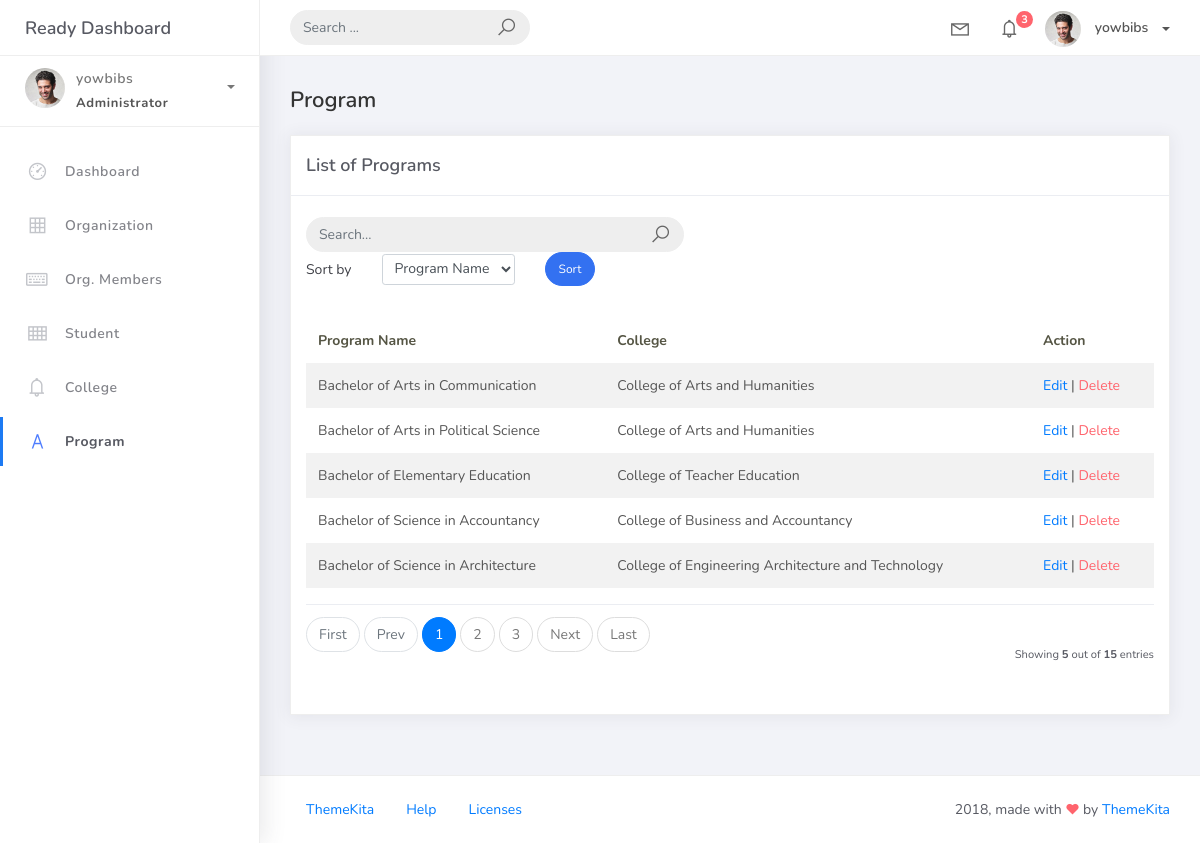
The page /program_list (signed in) on the database its author committed.
### studentorg/models.py (models this page shows, shortened)
class BaseModel(models.Model):
    created_at = models.DateTimeField(auto_now_add=True, db_index=True)
    updated_at = models.DateTimeField(auto_now=True)
    class Meta:
        abstract = True

class Program(BaseModel):
    prog_name = models.CharField(max_length=150)
    college = models.ForeignKey(College, on_delete=models.CASCADE)

class College(BaseModel):
    college_name = models.CharField(max_length=150)
    def __str__(self):
        return self.college_name

### studentorg/views.py (the view)
# urls.py: path('program_list', views.ProgramListView.as_view(), name='program-list'),
class ProgramListView(LoginRequiredMixin, ListView):
    model = Program
    template_name = 'program_list.html'
    paginate_by = 5
    def get_queryset(self):
        qs = super().get_queryset()
        query = self.request.GET.get('q')
        if query:
            qs = qs.filter(
                Q(prog_name__icontains=query) |
                Q(college__college_name__icontains=query)
            )
        return qs.order_by(self.get_ordering())
    def get_ordering(self):
        allowed = ["prog_name", "college__college_name"]
        sort_by = self.request.GET.get("sort_by")
        if sort_by in allowed:
            return sort_by
        return "prog_name"

### templates/studentorg/program_list.html (shortened to what this page needs)
{% extends 'base.html' %}
{% load static %}
{% block content %}
<div class="content">
    <div class="container-fluid">
        <h4 class="page-title">Program</h4>
        <div class="row">
            <div class="col-md-12">
                <div class="card">
                    <div class="card-header">
                        <div class="card-title">List of Programs</div>
                    </div>
                    <br>
                    <div class="col-md-12 row">
                        <div class="col-md-6">
                            <form class="navbar-left navbar-form nav-search mr-md-3" method="get">
                                <div class="input-group">
                                    <input type="text" name="q" placeholder="Search..." class="form-control" value="{{ request.GET.q }}">
                                    <div class="input-group-append">
                                        <span class="input-group-text">
                                            <i class="la la-search search-icon"></i>
                                        </span>
                                    </div>
                                </div>
                            </form>
                        </div>
                        <div class="col-md-12">
                            <form method="get" class="row g-2 align-items-center">
                                <div class="col-auto">
                                    <label for="smallSelect" class="col-form-label">Sort by</label>
                                </div>
                                <div class="col-auto">
                                    <select class="form-control form-control-sm" id="smallSelect" name="sort_by">
                                        <option value="prog_name" {% if request.GET.sort_by == 'prog_name' %}selected{% endif %}>Program Name</option>
                                    </select>
                                </div>
                                <div class="col-auto">
                                    <button type="submit" class="btn btn-primary btn-sm btn-rounded">Sort</button>
                                </div>
                            </form>
                        </div>
                    </div>
                    <div class="card-body">
                        <table class="table table-striped mt-3">
                            <thead>
                                <tr>
                                    <th>Program Name</th>
                                    <th>College</th>
                                    <th>Action</th>
                                </tr>
                            </thead>
                            <tbody>
                                {% for object in object_list %}
                                <tr>
                                    <td>{{ object.prog_name }}</td>
                                    <td>{{ object.college }}</td>
                                    <td>
                                        <a href="program_list/{{ object.id }}">Edit</a> |
                                        <a href="program_list/{{ object.id }}/delete" class="text-danger">Delete</a>
                                    </td>
                                </tr>
                                {% empty %}
                                <tr>
                                    <td colspan="3" style="text-align:center;">
                                        No Records Found
                                    </td>
                                </tr>
                                {% endfor %}
                            </tbody>
                        </table>
                        {% include 'includes/pagination.html' %}
                    </div>
                </div>
            </div>
        </div>
    </div>
</div>
{% endblock %}

### templates/base.html (shortened to what this page needs)
{% load static %}
<!DOCTYPE html>
<html>
<head>
	<link rel="stylesheet" href="{% static 'css/bootstrap.min.css' %}">
	<link rel="stylesheet" href="{% static 'css/ready.css' %}">
	<link rel="stylesheet" href="{% static 'css/demo.css' %}">
</head>
<body>
	<div class="wrapper">
		<div class="main-header">
			<div class="logo-header">
				<a href="index.html" class="logo">
					Ready Dashboard
				</a>
			</div>
			<nav class="navbar navbar-header navbar-expand-lg">
				<div class="container-fluid">
					<form class="navbar-left navbar-form nav-search mr-md-3" action="">
						<div class="input-group">
							<input type="text" placeholder="Search ..." class="form-control">
							<div class="input-group-append">
								<span class="input-group-text">
									<i class="la la-search search-icon"></i>
								</span>
							</div>
						</div>
					</form>
					<ul class="navbar-nav topbar-nav ml-md-auto align-items-center">
						<li class="nav-item dropdown hidden-caret">
							<a class="nav-link dropdown-toggle" href="#" id="navbarDropdown" role="button" data-toggle="dropdown" aria-haspopup="true" aria-expanded="false">
								<i class="la la-envelope"></i>
							</a>
						</li>
						<li class="nav-item dropdown hidden-caret">
							<a class="nav-link dropdown-toggle" href="#" id="navbarDropdown" role="button" data-toggle="dropdown" aria-haspopup="true" aria-expanded="false">
								<i class="la la-bell"></i>
								<span class="notification">3</span>
							</a>
						</li>
						<li class="nav-item dropdown">
							<a class="dropdown-toggle profile-pic" data-toggle="dropdown" href="#" aria-expanded="false"> <img src="{% static 'img/profile.jpg' %}" alt="user-img" width="36" class="img-circle"> <span>{{ request.user.username }}</span></span> </a>
							</li>
						</ul>
					</div>
				</nav>
			</div>
			<div class="sidebar">
				<div class="scrollbar-inner sidebar-wrapper">
					<div class="user">
						<div class="photo">
							<img src="{% static 'img/profile.jpg' %}">
						</div>
						<div class="info">
							<a class="" data-toggle="collapse" href="#collapseExample" aria-expanded="true">
								<span>
									{{ request.user.username }}
									<span class="user-level">Administrator</span>
									<span class="caret"></span>
								</span>
							</a>
						</div>
					</div>
					<ul class="nav">
						<li class="nav-item">
							<a href="{% url 'home' %}">
								<i class="la la-dashboard"></i>
								<p>Dashboard</p>
							</a>
						</li>
						<li class="nav-item">
							<a href="{% url 'organization-list' %}">
								<i class="la la-table"></i>
								<p>Organization</p>
							</a>
						</li>
						<li class="nav-item">
							<a href="{% url 'orgmember-list' %}">
								<i class="la la-keyboard-o"></i>
								<p>Org. Members</p>
							</a>
						</li>
						<li class="nav-item">
							<a href="{% url 'student-list' %}">
								<i class="la la-th"></i>
								<p>Student</p>
							</a>
						</li>
						<li class="nav-item">
							<a href="{% url 'college-list' %}">
								<i class="la la-bell"></i>
								<p>College</p>
							</a>
						</li>
						<li class="nav-item active">
								<a href="{% url 'program-list' %}">
								<i class="la la-font"></i>
								<p>Program</p>
							</a>
						</li>
					</ul>
				</div>
			</div>
			<div class="main-panel">
				{% block content %}
                {% endblock %}
				<footer class="footer">
					<div class="container-fluid">
						<nav class="pull-left">
							<ul class="nav">
								<li class="nav-item">
									<a class="nav-link" href="http://www.themekita.com">
										ThemeKita
									</a>
								</li>
								<li class="nav-item">
									<a class="nav-link" href="#">
										Help
									</a>
								</li>
								<li class="nav-item">
									<a class="nav-link" href="https://themewagon.com/license/#free-item">
										Licenses
									</a>
								</li>
							</ul>
						</nav>
						<div class="copyright ml-auto">
							2018, made with <i class="la la-heart heart text-danger"></i> by <a href="http://www.themekita.com">ThemeKita</a>
						</div>
					</div>
				</footer>
			</div>
		</div>
</body>
</html>

### rows shown on the page
Program: prog_name "Bachelor of Arts in Communication", college "College of Arts and Humanities"
Program: prog_name "Bachelor of Arts in Political Science", college "College of Arts and Humanities"
Program: prog_name "Bachelor of Elementary Education", college "College of Teacher Education"
Program: prog_name "Bachelor of Science in Accountancy", college "College of Business and Accountancy"
Program: prog_name "Bachelor of Science in Architecture", college "College of Engineering Architecture and Technology"

### other values the page prints
{{ request.user.username }} "yowbibs"
{{ page_num }} "1"
{{ page_num }} "2" "3"
{{ object_list.count }} "5"
{{ paginator.count }} "15"
